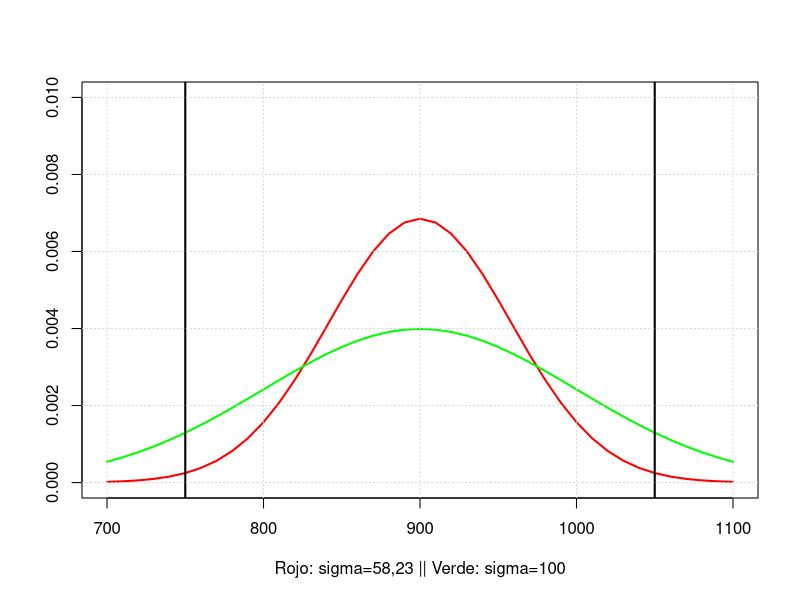

Recreate this plot in R.
## ---- chunk 1
knitr::opts_chunk$set(echo = TRUE)
## ---- chunk 2
setwd(".")
library(knitr)
## ---- chunk 3
setwd(".")#700 1100 10 900
library(knitr)
limsup<-900+150
liminf<-900-150
prob<-0.99
mu<-900
sd<-100
sigma<-10000
#Apartado A
2*pnorm(750,900,100) # Se multilica por 2
#Apartado B
sigma_new <- (1050-900)/qnorm(0.995)
z <- (1050-900)/sigma_new
## ---- chunk 4
x<-seq(700,1100,10)
plot(x, dnorm(x,900,sigma_new), type = "l", col="red",ylim = c(0,0.01), lwd=2,
     xlab="Rojo: sigma=58,23 || Verde: sigma=100", ylab="")
points(x, dnorm(x,900,100), type = "l", col="green", lwd=2)
abline(v=750, col="black", lwd=2)
abline(v=1050, col="black", lwd=2)
grid()

